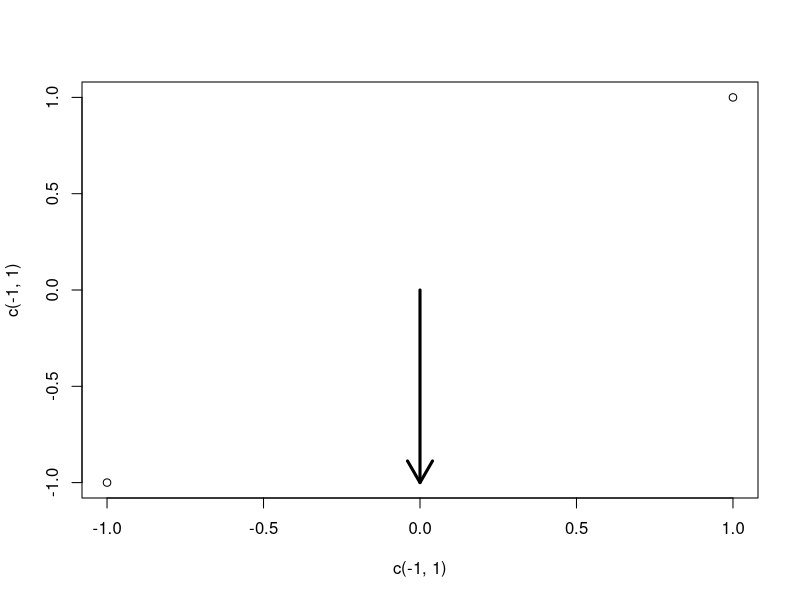

The R script that drew this image:
print('Ploting ....')

jpeg('rplot.jpg')

args = commandArgs(trailingOnly=TRUE)

# test if there is at least one argument: if not, return an error
if (length(args)==0) {
    stop("At least one argument must be supplied (input file).n", call.=FALSE)
}

x_1 <- 0.7
y_1 <- 0.7
x_2 <- -0.98
y_2 <- 0.17

x_1 <- as.numeric(args[1])
y_1 <- as.numeric(args[2])
x_2 <- as.numeric(args[3])
y_2 <- as.numeric(args[4])

plot(c(-1,1),c(-1,1))

arrows(0,0,x_1,y_1,lwd=3)
arrows(0,0,x_2,y_2,lwd=3)
arrows(0,0,0,-1,lwd=3)

dev.off()

q()
